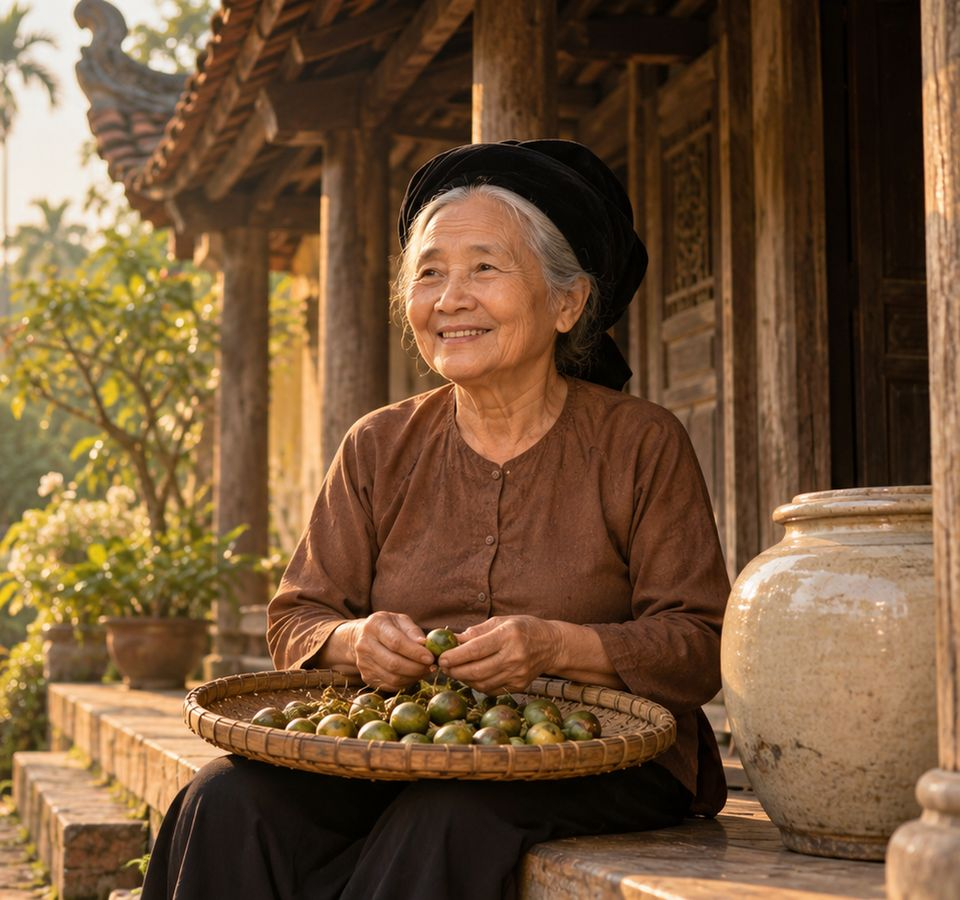
#> input picture work/web/ba-cu-que-dt.jpg, 960 x 900 px, given in place of 03-chum-su-gian-nha-moc.png, which was not available
$ python comp.py
#> lines starting #> are read from the running program, lines starting #| are printed output that depends on the picture; after the words box and inside, x2 and y2 are one past the last pixel; in counts of white or black regions, pixels touching at a corner belong together
#> in nen, returned value is the input picture: PIL image 960x900 RGB; mean R, G, B 115.1, 85.1, 56
from PIL import Image, ImageFilter, ImageEnhance, ImageChops, ImageDraw
import sys
U='/mnt/user-data/uploads/Que-Ba-Bo-Nao/Anh-Web/'
M=U+'Minh-hoa-que-va-quy-trinh/'
A='/mnt/user-data/attachments/4c64857a-ab5f-5a0e-b374-2c7d5ad39e0e/'
CHAI={'350':U+'San-pham-chuan/chai-350ml-tach-nen-ban-nhap.png','500':U+'San-pham-chuan/chai-500ml-tach-nen-ban-nhap.png'}
_cache={}
def chai(k):
    if k not in _cache:
        im=Image.open(CHAI[k]).convert('RGBA'); im=im.crop(im.getbbox())
        W,H=im.size; px=im.load()
        for y in range(int(H*0.80),H):
            for x in range(W):
                r,g,b,a=px[x,y]
                if a and min(r,g,b)>150 and max(r,g,b)-min(r,g,b)<60: px[x,y]=(r,g,b,0)
        a=im.split()[3].filter(ImageFilter.MinFilter(3)); im.putalpha(a)
        im=im.crop(im.getbbox()); _cache[k]=im
    return _cache[k]
def dat(bg,k,cx,base,h,warm=(1.04,0.99,0.90),bright=1.0,shadow_dir=-1,shadow_len=0.35):
#> called with k = '350', cx = 0.5, base = 0.885, h = 0.4, warm = (1.04, 0.99, 0.9), bright = 1, shadow_dir = -1, shadow_len = 0.35
    W,H=bg.size
#> W = 960; H = 900
    b=chai(k); hh=int(H*h); ww=int(b.width*hh/b.height)
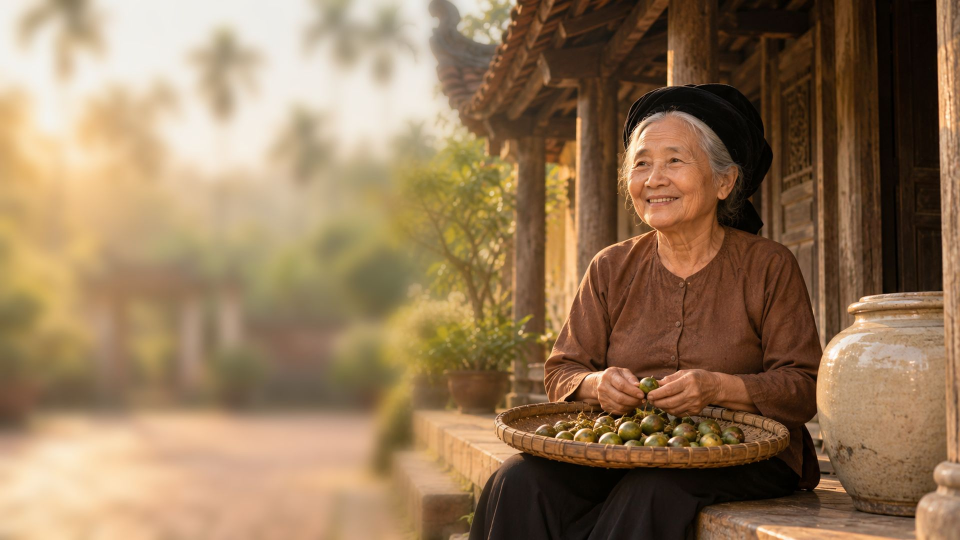
#> input picture work/web/ba-cu-que.jpg, 1920 x 1080 px, given in place of chai-350ml-tach-nen-ban-nhap.png, which was not available (shown at 1/2 size)
#> in chai, `a = im.split()[3].filter(ImageFilter.MinFilter(3))`:
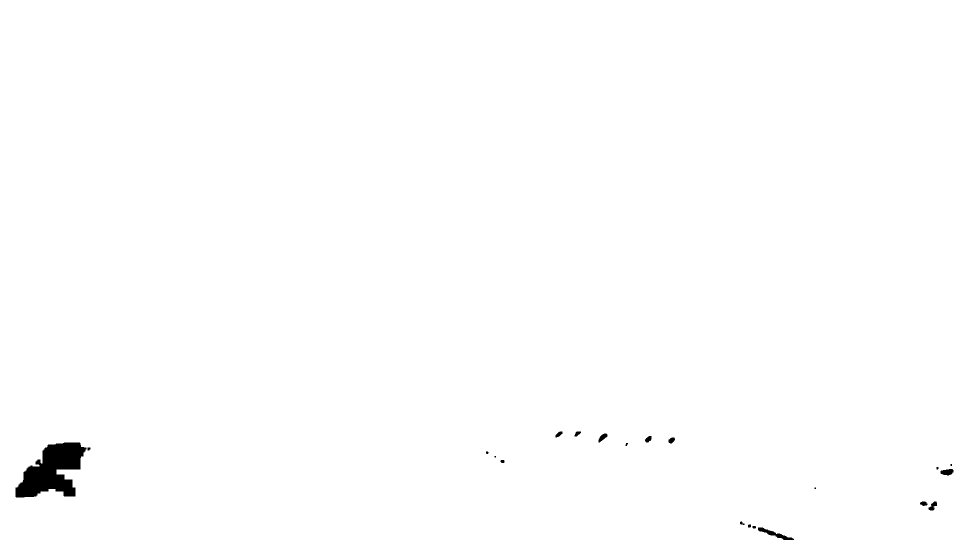
#> a: PIL image 1920x1080 L (shown at 1/2 size); 99.5% white; 21 black regions (4 under 20 px), largest, box (x1, y1, x2, y2) and area: (31, 885, 173, 995) 9130, (1516, 1055, 1588, 1080) 519, (1881, 938, 1907, 951) 251
#> after `hh = int(H * h)`: hh = 360
#> after `ww = int(b.width * hh / b.height)`: ww = 640
    b=b.resize((ww,hh),Image.LANCZOS)
    r,g,bb,a=b.split()
#> a: PIL image 640x360 L
    r=r.point(lambda v:min(255,int(v*warm[0]*bright))); g=g.point(lambda v:min(255,int(v*warm[1]*bright))); bb=bb.point(lambda v:min(255,int(v*warm[2]*bright)))
#> after `bb = bb.point(lambda v: min(255, int(v * warm[2] * bright)))`:
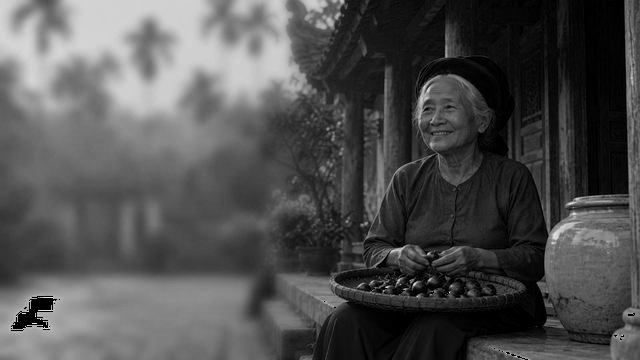
#> bb: PIL image 640x360 L; min 0, max 229, mean 79.9
    b=Image.merge('RGBA',(r,g,bb,a))
    x=int(W*cx-ww/2); y=int(H*base-hh)
#> after `x = int(W * cx - ww / 2)`: x = 160
#> after `y = int(H * base - hh)`: y = 436
    # cast shadow: squash alpha, skew, blur
    sh=Image.new('L',(W,H),0)
#> sh: PIL image 960x900 L; every value is 0
    sa=a.resize((ww,max(1,int(hh*shadow_len))))
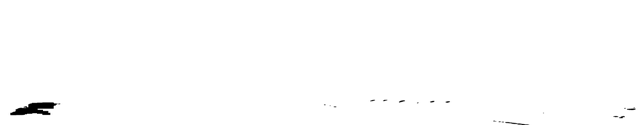
#> sa: PIL image 640x125 L; min 0, max 255, mean 253.6
    sh.paste(sa,(x+int(shadow_dir*ww*0.35),y+hh-int(hh*shadow_len*0.55)),sa)
    sh=sh.filter(ImageFilter.GaussianBlur(ww*0.08)).point(lambda v:int(v*0.45))
    # contact shadow ellipse
    ce=Image.new('L',(W,H),0); d=ImageDraw.Draw(ce)
    d.ellipse([x+ww*0.06,y+hh-ww*0.07,x+ww*0.94,y+hh+ww*0.07],fill=200)
    ce=ce.filter(ImageFilter.GaussianBlur(ww*0.05))
    sh=ImageChops.lighter(sh,ce)
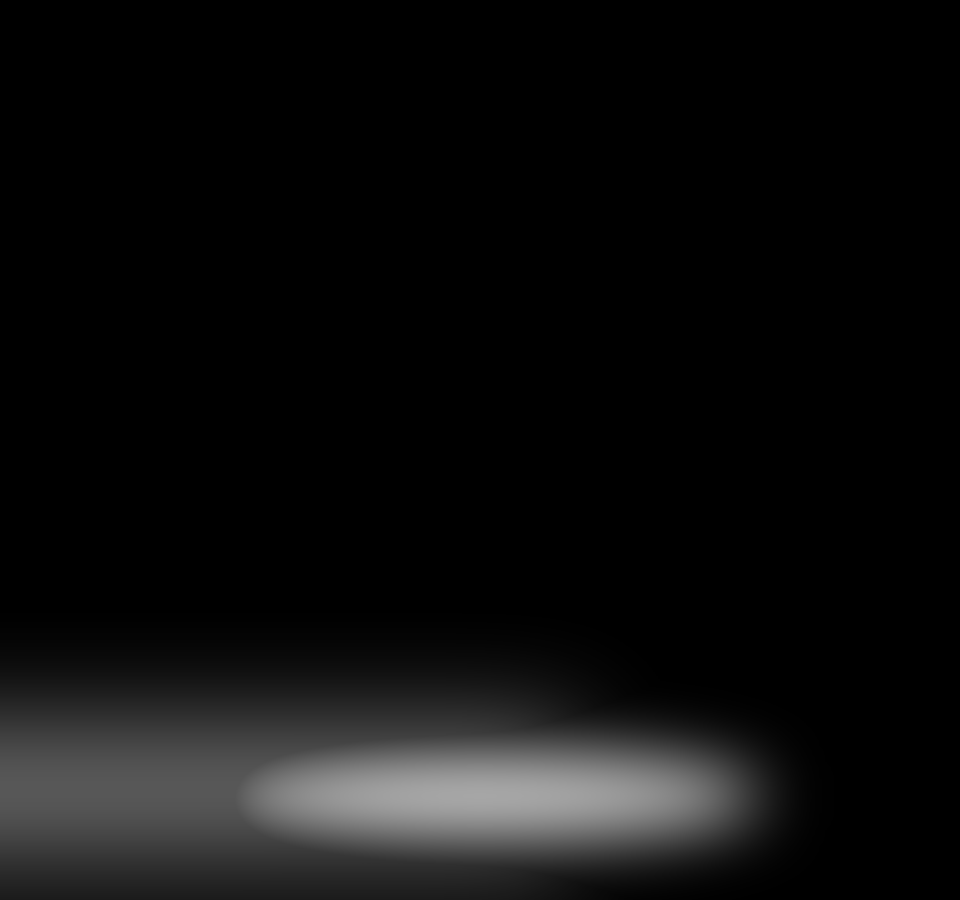
#> sh: PIL image 960x900 L; min 0, max 166, mean 13.6
    dark=Image.new('RGB',(W,H),(25,15,8))
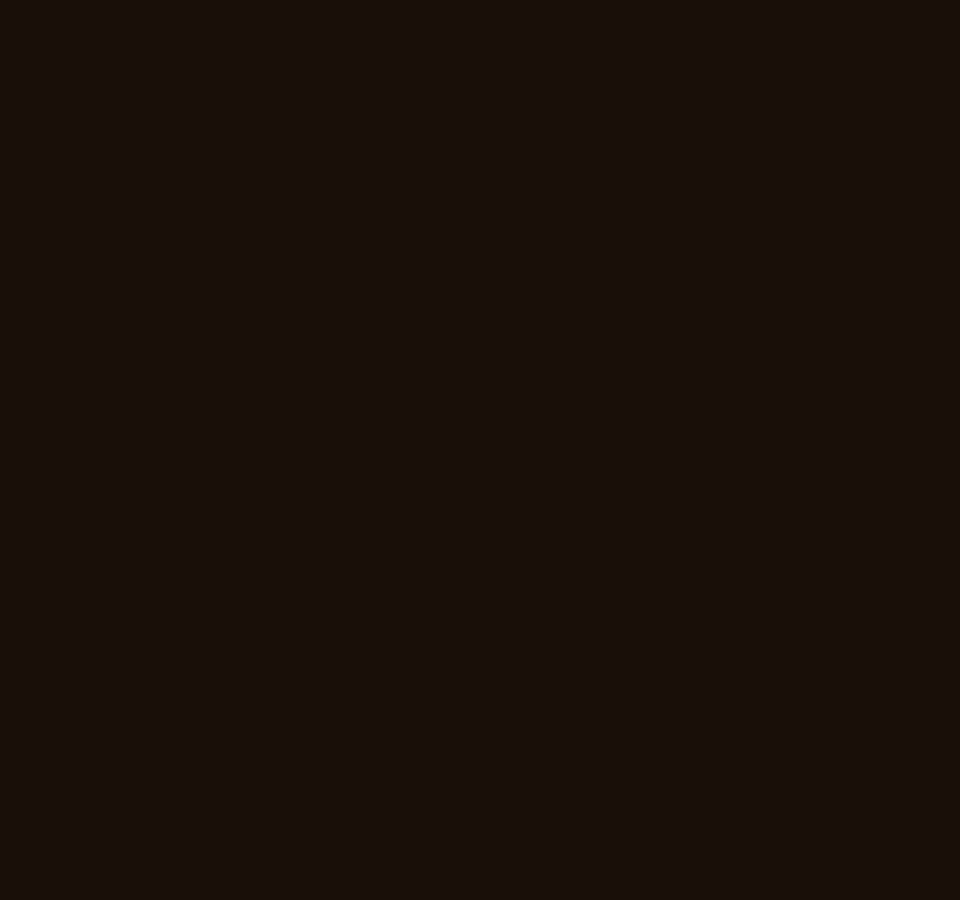
#> dark: PIL image 960x900 RGB; mean R, G, B 25, 15, 8
    bg=Image.composite(dark,bg,sh)
    bg.paste(b,(x,y),b)
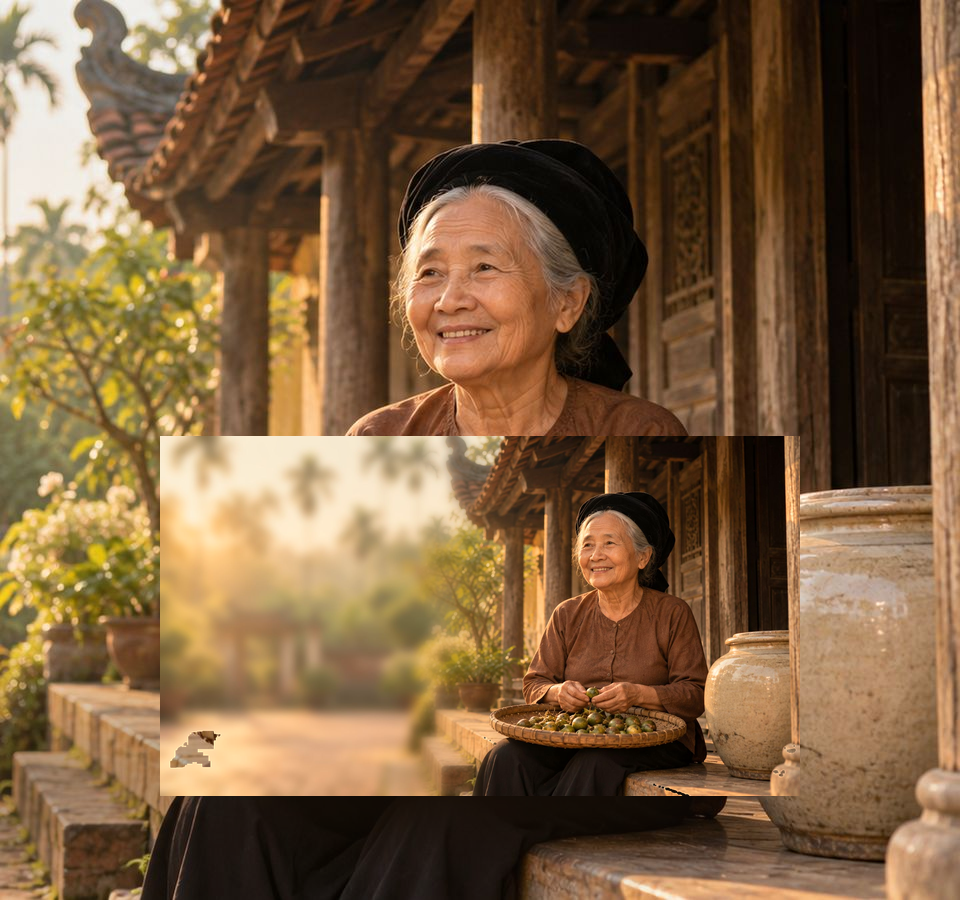
#> bg: PIL image 960x900 RGB; mean R, G, B 122.5, 93.6, 62.6
    return bg
#> (the run stopped early here; a loop or call above may not have finished)
